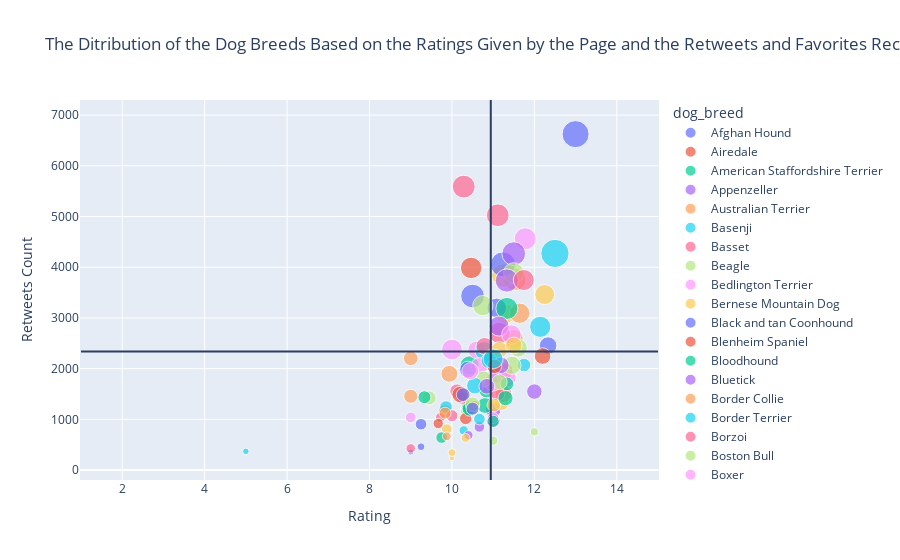

This figure's notebook cell:
### Code cell
# create a scatter plot to visualize the ratings and popularity of each breed
fig = px.scatter(df_ratings,
                  x="rating_numerator", 
                  y="retweet_count", 
                  color="dog_breed",
                 size='like_count', hover_data=['rating_numerator'],labels ={"retweet_count": "Retweets Count","rating_numerator": "Rating"},
                 title='The Ditribution of the Dog Breeds Based on the Ratings Given by the Page and the Retweets and Favorites Received by the Users')
fig.update_layout(shapes=[
    dict(
      type= 'line',
      yref= 'paper', y0= 0, y1= 1,
      xref= 'x', x0= mean_rating, x1= mean_rating
    ),
            dict(
                type="line",
                yref= 'y', y0= mean_retweet, y1= mean_retweet,
      xref= 'x', x0= 15, x1= 1
                )
])
fig.show()
